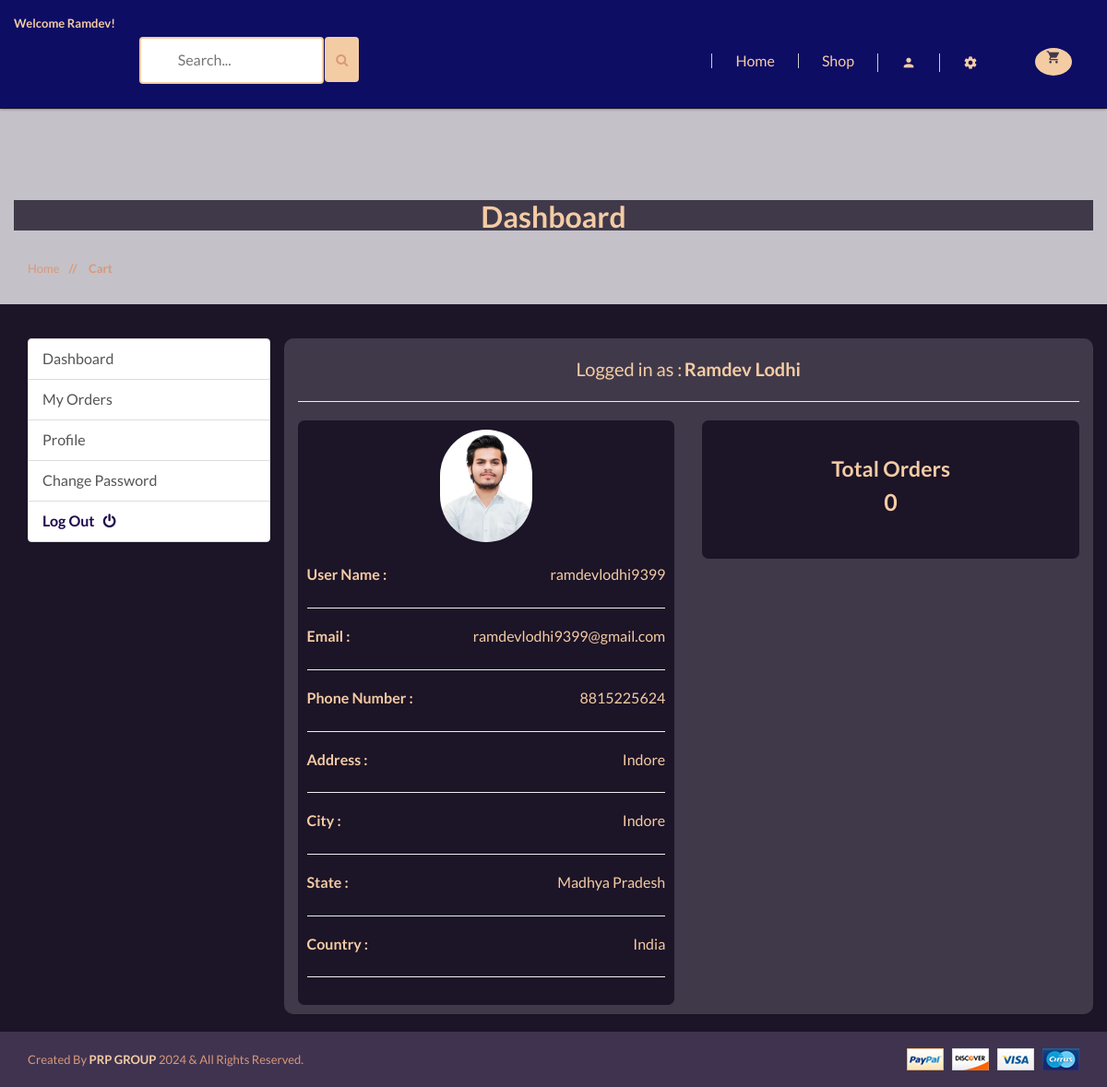
The app's page /account/ (signed in) with its own data.
### accounts/models.py (models this page shows, shortened)
class Account(AbstractBaseUser):
    first_name = models.CharField(max_length=50)
    last_name = models.CharField(max_length=50)
    username = models.CharField(max_length=50, unique=True)
    email = models.EmailField(max_length=100, unique=True)
    Phone_number = models.CharField(max_length=50)
    is_admin = models.BooleanField(default=False)
    is_staff = models.BooleanField(default=False)
    is_active = models.BooleanField(default=False)
    is_superadmin = models.BooleanField(default=False)
    date_joined_for_format = models.DateTimeField(auto_now_add=True)
    last_login_for_format  = models.DateTimeField(auto_now_add=True)
    USERNAME_FIELD = 'email'
    REQUIRED_FIELDS = ['username', 'first_name', 'last_name']
    objects = AccountManger()
    def full_name(self):
        return f'{self.first_name} {self.last_name}'

class UserProfile(models.Model):
    user = models.OneToOneField(Account, on_delete=models.CASCADE)
    address = models.TextField(blank=True, max_length=500)
    profile_picture = models.ImageField(blank=True, upload_to='userprofile',default='static/user_image_default.png')
    city = models.CharField(blank=True, max_length=20)
    state = models.CharField(blank=True, max_length=20)
    country = models.CharField(blank=True, max_length=20)

### accounts/views.py (the view)
# urls.py: path('', views.dashboard, name='dashboardd'),
@login_required(login_url = 'accounts:login')
def dashboard(request):
    orders = Order.objects.order_by('-created_at').filter(user_id=request.user.id, is_ordered=True)
    profile = UserProfile.objects.get(user_id=request.user.id)
    orders_count = orders.count()
    context = {
        'orders_count':orders_count,
        'profile':profile,
    }
    return render(request, 'shop/accounts/dashboard/dashboard.html', context)

### cart/models.py (called while the page is built)
    def sub_total(self):
        return self.product.price * self.quantity

### shop/context_processors.py (called while the page is built)
def category_list(request):
    return {
        'categories' : Category.objects.all(),
    }

### shop/models.py (called while the page is built)
    def get_category_slug_url(self):
        return reverse('shop:categries', args=[self.slug])

    def get_prodcut_details_url(self):
        return reverse('shop:product_details', args=[self.category.slug, self.slug])

### templates/shop/accounts/dashboard/dashboard.html (shortened to what this page needs)
{% extends '../../../base.html' %}
{% load static %}
{% block content %}
<div  class="pages-title section-padding">
    <div  class="container">
        <div  style="background:#40394a" class="row">
            <div class="col-xs-12">
                <div class="pages-title-text text-center">
                    <h2 style="color:#f4cca4">dashboard</h2>
                    <ul class="text-left">
                        <li><a style="color:#d99879" href="\">Home </a></li>
                        <li style="color:#d99879"><span> // </span>Cart</li>
                    </ul>
                </div>
            </div>
        </div>
    </div>
</div>
<section style="background:#1c1427" class="section-conten padding-y bg">
    <br><br>
    <div class="container">
        <div class="row">
            {% include "includes/dashboard_slider.html" %}
            <main style="background:#40394A; border-radius:10px" class="col-md-9">
                <article class="card">
                <br>
                <header class="card-header text-center">
                    <span style="font-size:20px" class="d-inline-block">Logged in as :</span>
                    <strong style="font-size:20px">{{user.full_name | title}}</strong>
                </header>
                <hr>
                <div class="card-body">
                    <div  class="row">
                        <div style="" class="col-md-6">
                            <div  class="card" style="text-align:center; background:#1C1427;border-radius:7px;margin-bottom:10px">
                                <div style="font-size:18px;padding:10px" class="card-body">
                                    <img src="{{profile.profile_picture.url}}" alt="Profile Picture" width="100" style="border-radius:50px;">
                                    <br>
                                    <br>
                                    <p style="font-size:16px;" class="mb-0"><span style="float:left"><b>User Name :</b></span> <span style="float:right">{{user.username}}</span></p><br><hr>
                                    <p style="font-size:16px;" class="mb-0"><span style="float:left"><b>Email :</b></span> <span style="float:right">{{user.email}}</span></p><br><hr>
                                    <p style="font-size:16px;" class="mb-0"><span style="float:left"><b>Phone Number :</b></span> <span style="float:right">{{user.Phone_number}}</span></p><br><hr>
                                    {% if profile.address %}
                                    <p style="font-size:16px;" class="mb-0"><span style="float:left"><b>Address :</b></span> <span style="float:right">{{profile.address}}</span></p><br><hr>
                                    {% endif %}
                                    {% if profile.city %}
                                    <p style="font-size:16px;" class="mb-0"><span style="float:left"><b>City :</b></span> <span style="float:right">{{profile.city}}</span></p><br><hr>
                                    {% endif %}
                                    {% if profile.state %}
                                    <p style="font-size:16px;" class="mb-0"><span style="float:left"><b>State :</b></span> <span style="float:right">{{profile.state}}</span></p><br><hr>
                                    {% endif %}
                                    {% if profile.country %}
                                    <p style="font-size:16px;" class="mb-0"><span style="float:left"><b>Country :</b></span> <span style="float:right">{{profile.country}}</span></p><br><hr>
                                    {% endif %}
                                </div>
                            </div>
                        </div>
                        <div  class="col-md-6">
                            <div  class="card" style="text-align:center;">
                                <div style="background:#1C1427;border-radius:7px;padding:10px;height:150px" style="font-size:18px" class="card-body">
                                    <h5 style="margin-top:30px;font-size:23px" class="card-title">Total Orders</h5>
                                    <h4 style="font-size:25px">{{orders_count}}</h4>
                                </div>
                            </div>
                        </div><br>
                    </div>
                </div>
                </article>
            </main>
        </div>
    </div><br>
</section>
{% endblock content %}

### templates/base.html (shortened to what this page needs)
{% load static %}
<html class="no-js" lang="">
<head>
    <link rel="stylesheet" href="{% static 'css/bootstrap.min.css' %}">
    <link rel="stylesheet" href="{% static 'css/animate.css' %}">
    <link rel="stylesheet" href="{% static 'css/materialdesignicons.min.css' %}">
    <link rel="stylesheet" href="{% static 'css/jquery.simpleLens.css' %}">
    <link rel="stylesheet" href="{% static 'css/jquery-ui.min.css' %}">
    <link rel="stylesheet" href="{% static 'css/meanmenu.min.css' %}">
    <link rel="stylesheet" href="{% static 'css/nivo-slider.css' %}">
    <link rel="stylesheet" href="{% static 'css/owl.carousel.css' %}">
    <link rel="stylesheet" href="{% static 'css/style.css' %}">
    <link rel="stylesheet" href="{% static 'css/responsive.css' %}">
    <link rel="stylesheet" href="https://cdnjs.cloudflare.com/ajax/libs/font-awesome/4.7.0/css/font-awesome.min.css">
</head>
<body style="background:#c4c2c8;">
<header style="background:#1c1427" class="header-one header-two">
    <div style="background:#0d0d64" class="header-top-two">
        <div class="container text-center">
            <div class="row">
                <div class="middel-top">
                    {% if user.id is None %}
                    <div class="left floatleft">
                        <div class="logo">
                            <a style="color:#f4cca4;font-weight: 800;" href="\"><span
                                    style="color:#d99879">S-</span>shop</a>
                        </div>
                    </div>
                    {% else %}
                    <div class="left floatleft">
                        <p style="color:#f4cca4"><b>Welcome {{user.first_name | capfirst}}!</b></p>
                    </div>
                    {% endif %}
                </div>
                <form id="searchh" action={% url
                'shop:search' %} method="GET" style="height:10px;width:400px">
                <input type="text" name="keyword" placeholder="Search...">
                <button style="height:49px; margin-bottom:6px; background:#f4cca4;margin-left:-1px;border:None "
                        class="btn btn-warning" type="submit"><i style="color:#d99879" class="fa fa-search"></i>
                </button>
                </form>
                <div class="middel-top clearfix">
                    <ul class="clearfix right floatright" style="margin-top:20px;">
                        <li><a href="\">Home</a></li>
                        <li><a href="{% url 'shop:shop' %}">Shop</a></li>
                        <li>
                            <a style="color:#f4cca4" href="#"><i class="mdi mdi-account"></i></a>
                        </li>
                        <li>
                            <a style="color:#f4cca4" href="#"><i class="mdi mdi-settings"></i></a>
                        </li>
                        <div class="cart-itmes right floatright" style="width:100px;height:50px">
                            <a class="cart-itme-a" href="{% url 'cart:cart' %}" style="height:100px;width:100px">
                                <i class="mdi mdi-cart"
                                   style="margin-top: -75;border-right: none;line-height: revert-layer;width: 40px;"></i>
                            </a>
                        </div>
                    </ul>
                </div>
            </div>
        </div>
    </div>
    <div class="container text-center">
        <div class="row">
            <div class="col-sm-8">
            </div>
            <div class="col-sm-2">
            </div>
        </div>
    </div>
</header>
<br>
{% block content %}
{% endblock content %}
<footer>
    <div style="background:#3f3350" class="footer-bottom">
        <div class="container">
            <div class="row">
                <div class="col-xs-12 col-sm-6">
                    <p style="color:#d99879">Created By <span style="color:#f4cca4"><b>PRP GROUP</b></span> 2024 &
                        All Rights Reserved.</p>
                </div>
                <div class="col-xs-12 col-sm-6 text-right">
                    <a href="#"><img src="{% static 'img/footer/payment.png' %}" alt=""/></a>
                </div>
            </div>
        </div>
    </div>
</footer>
</body>
</html>

### core/static/css/style.css (style rules this page uses)
html, body { height: 100%; }
.floatleft { float:left }
.floatright { float:right }
img { max-width:100%; }
p { margin:0px; }
h1, h2, h3, h4, h5, h6 { margin: 0 0 10px; font-family: 'Lato', sans-serif; text-transform:capitalize; font-weight:600; }
a { transition: all 0.3s ease 0s; text-decoration:none; font-weight:500; color:#f4cca4; text-transform:capitalize; }
i { font-size:16px; }
p { color:#f4cca4; font-size:13px; font-weight:400; line-height:20px; }
ul { list-style: outside none none; margin: 0; padding: 0 }
ul li { float:left; }
.section-padding { padding:80px 0; }
body { font-family: 'Lato', sans-serif; color:#f4cca4; font-size:13px; font-weight:400; }
.middel-top .left, .middel-top .right { width: 20%; }
.middel-top { border: 1px solid #ccc; border-top: 0px solid #ccc; }
.middel-top .right a { font-size: 16px; line-height: 75px; }
.header-one .right li { position:relative; }
.middel-top .right a i { border-right: 1px solid #ccc; width: 100%; line-height: 30px; }
.middel-top .left p { line-height: 75px; }
header .logo ,.cart-itmes { line-height: 150px; }
.cart-itmes > a.cart-itme-a { font-size: 16px; text-transform: lowercase; position: relative; top: 10px; }
.cart-itmes a.cart-itme-a i { font-size: 25px; left: 50%; margin-left: -13px; margin-top: -35px; position: absolute; top: 50%; }
.menu-cart-text > strong,.total > span,.menu-cart-text span ,.out-menu ,.mainmenu a ,.cart-itmes > a.cart-itme-a,.slide-text span { display: block; }
header.header-one { box-shadow: 0 0 3px rgba(25, 25, 25, 0.56); position: relative; z-index: 999; }
footer ,.latest-blog,.single-products,.service-text,.coming-product.coming-product2 { background: #f5f5f5 none repeat scroll 0 0; }
.footer-bottom { padding: 18px 0; }
.footer-bottom p { padding: 2px 0; }
.header-top-two .middel-top .right a ,.header-top-two .middel-top .left p { line-height: 50px; }
.header-top-two,.footer-bottom { background: #eee none repeat scroll 0 0; }
.header-two .logo, .header-two .cart-itmes, .header-two .mainmenu a { line-height:120px; }
.header-top-two .middel-top { border: 0 none; }
.header-two .cart-itmes a.cart-itme-a i { font-size: 16px; margin-top: -44px; background: #f4cca4; width: 30px; height: 30px; border-radius: 50%; line-height: 30px; color: #40394a; }
.header-two .middel-top .left, .header-two .middel-top .right { width: auto; }
.header-top-two .middel-top .right li > a { line-height: 1; }
.header-top-two .middel-top .left p { line-height: 50px; }
.header-top-two .middel-top .right > li > a { border-left: 1px solid #ccc; padding: 0px 25px; width: auto; margin: 3px 0; float:left; }
.header-top-two .middel-top .right a i { border-right: 0 none; line-height: 20px; width: 100%; }
.header-top-two .right.floatright { padding: 12px 0; }
.header-one .header-top-two .right li { float: left; }
.pages-title ul.text-left { position: relative; top: 50px; }
.pages-title-text h2 { margin: 0; color:#333; font-size:32px; margin-bottom:-20px; }
.pages-title li { font-weight: 600; text-transform: capitalize; }
.pages-title ul span { padding: 0 10px; }
.single-blog-page .post-title li, .post-title li a,.share-tag a ,.author-des > span,.recent-post h5, .recent-post span ,.error-content button ,.error-content input,.error-content > h5,.pages-title li ,.right.floatright input,.member-btn > a,.pagnation-ul a { color: #999; }

### templates/base.html (style rules this page uses)
#searchh input[type=text] { width: 200px; margin-top:40px; margin-bottom:10px; box-sizing: border-box; border: 2px solid #f4cca4; border-radius: 4px; font-size: 16px; color:#1c1427; background-color: #fff; background-position: 10px 10px; background-repeat: no-repeat; padding: 12px 20px 12px 40px; -webkit-transition: width 0.4s ease-in-out; transition: width 0.4s ease-in-out; }

### records on screen
Account: first_name "Ramdev", full_name "Ramdev Lodhi", username "ramdevlodhi9399", email "ramdevlodhi9399@gmail.com", Phone_number "8815225624"
UserProfile: profile_picture (picture), address "Indore", city "Indore", state "Madhya Pradesh", country "India"

### other values on screen
{{ orders_count }} "0"
